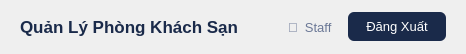
        <widget class="QFrame" name="Header">
         <property name="minimumSize">
          <size>
           <width>0</width>
           <height>54</height>
          </size>
         </property>
         <property name="maximumSize">
          <size>
           <width>16777215</width>
           <height>54</height>
          </size>
         </property>
         <property name="styleSheet">
          <string notr="true">QFrame#Header {
    background-color: #FFFFFF;
    border: none;
    border-bottom: 2px solid #C9A84C;
}</string>
         </property>
         <property name="frameShape">
          <enum>QFrame::NoFrame</enum>
         </property>
         <layout class="QHBoxLayout" name="headerLayout">
          <property name="leftMargin">
           <number>20</number>
          </property>
          <property name="topMargin">
           <number>0</number>
          </property>
          <property name="rightMargin">
           <number>20</number>
          </property>
          <property name="bottomMargin">
           <number>0</number>
          </property>
          <item>
           <widget class="QLabel" name="lbl_header_title">
            <property name="styleSheet">
             <string notr="true">color: #1A2A4A; font-size: 17px; font-weight: bold; border: none;</string>
            </property>
            <property name="text">
             <string>Quản Lý Phòng Khách Sạn</string>
            </property>
           </widget>
          </item>
          <item>
           <spacer>
            <property name="orientation">
             <enum>Qt::Horizontal</enum>
            </property>
            <property name="sizeHint" stdset="0">
             <size>
              <width>40</width>
              <height>20</height>
             </size>
            </property>
           </spacer>
          </item>
          <item>
           <widget class="QLabel" name="lbl_current_user">
            <property name="styleSheet">
             <string notr="true">color: #6B7896; font-size: 13px; border: none; padding-right: 6px;</string>
            </property>
            <property name="text">
             <string>👤  Staff</string>
            </property>
           </widget>
          </item>
         <item><widget class="QPushButton" name="btn_logout"><property name="styleSheet"><string notr="true">QPushButton {
    background-color: #1A2A4A;
    color: #FFFFFF;
    border: none;
    border-radius: 6px;
    padding: 7px 18px;
    font-size: 13px;
}
QPushButton:hover { background-color: #C9A84C; color: #1A2A4A; }</string></property><property name="text"><string>Đăng Xuất</string></property></widget></item></layout>
        </widget>
